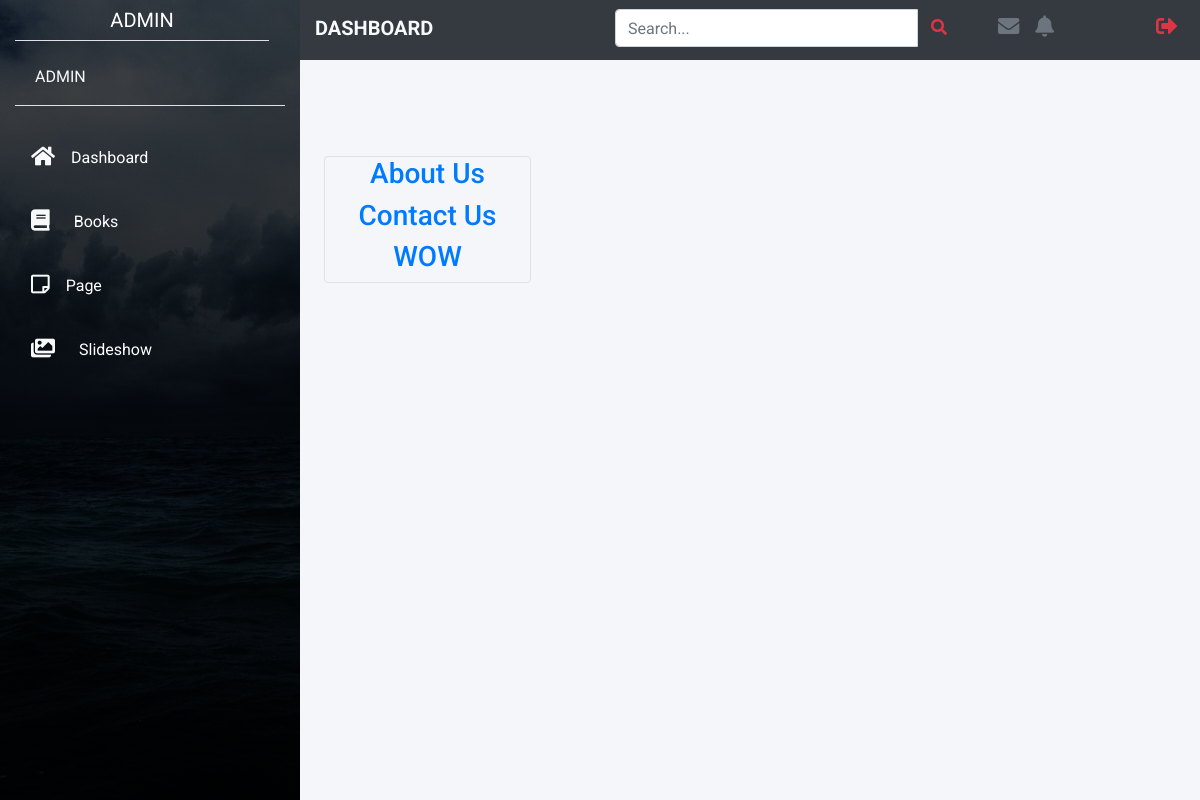
Screenshot of /admin/index.php?content=view-page (signed in) with the database file from the repository.
### tables this page shows
CREATE TABLE IF NOT EXISTS `tbl_pages` (
  `page_id` int NOT NULL AUTO_INCREMENT,
  `page_title` varchar(50) NOT NULL,
  `page_content` text NOT NULL,
  `date_created` datetime NOT NULL DEFAULT CURRENT_TIMESTAMP,
  `date_modified` datetime NOT NULL,
  PRIMARY KEY (`page_id`)
);

### admin/view-page.php (the view, shortened to what this page needs)
<div class="container-fluid">
    <div class="row mt-5 p-5">
        <div class="col-lg-9 ml-auto">
            <div class="row">
                <div class="col-lg-3 border rounded">
                    <?php
$query = "select * from tbl_pages";
$result = $mydb->query($query);
$num_rows = $result->num_rows;
for ($i = 1; $i <= $num_rows; $i++) {
    $rows = $result->fetch_object();
    ?>
                    <h3><a href="?content=view-page&page_id=<?=$rows->page_id?>"><?=$rows->page_title?></a></h3>
                    <?php }?>
                </div>
                <div class="col-lg-9">

### css/style.css (style rules this page uses)
* { box-sizing: border-box; margin: 0; padding: 0; }
html { height:100%; }
body { font-family: "Roboto", sans-serif; background: #f5f6fa; height: 100%; }
@media only screen and (max-width: 1200px) { body { max-width: 100vw; } }
@media only screen and (max-width: 1200px) { h3 { text-align: center; } }

### rows the page displays
tbl_pages: page_title "About Us"
tbl_pages: page_title "Contact Us"
tbl_pages: page_title "WOW"

### other values shown
$_SESSION['username'] "ADMIN"
